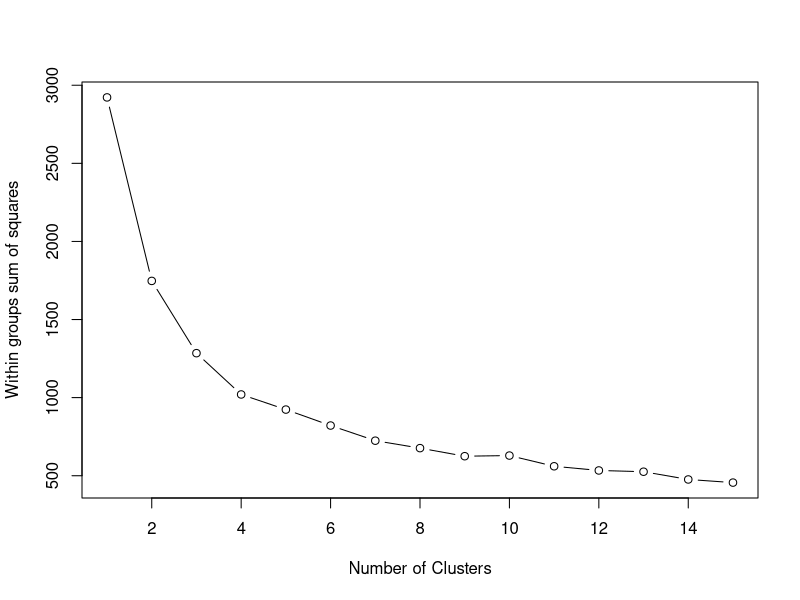
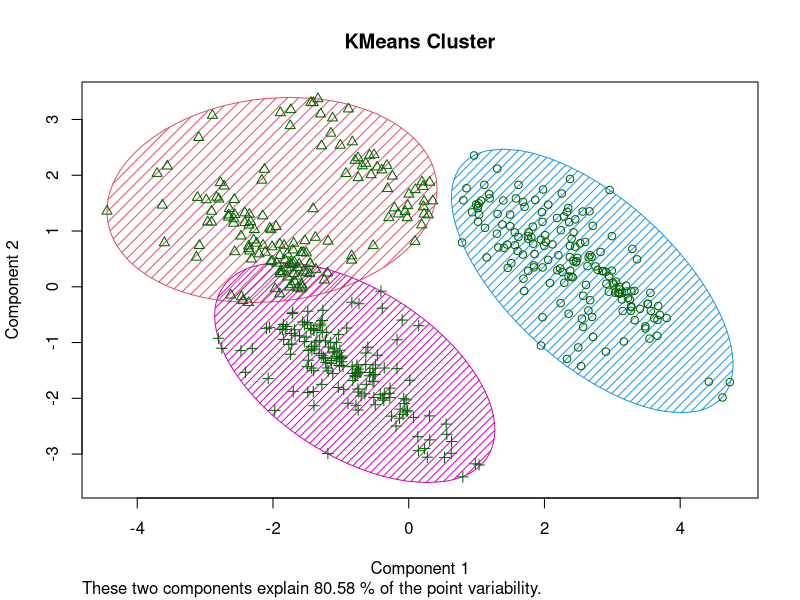
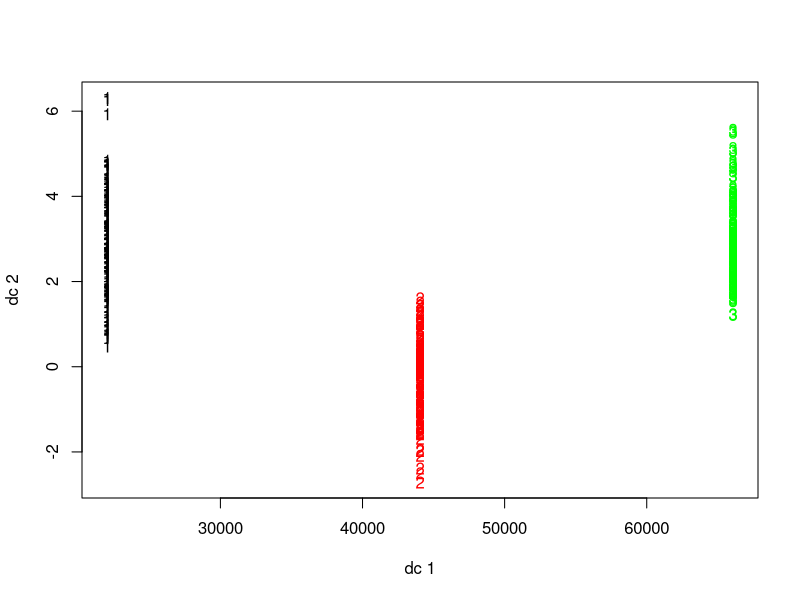

R code for these plots, in order:
setwd("C:/Users/anna.zoechner/OneDrive - Bundesforschungszentrum fuer Wald/Dokumente/GitHub/CrataegusAnalysis/PCA")

crataegus_morph <- read.csv("RearrangedTable.csv", na="NA")

# Create Dataframe from .csv File

# Change next lines depending on if you want to include speal data or not
# Either comment line 10 (exclude sepals) or 14 & 15 (include sepals)

# keep all
df <- crataegus_morph[complete.cases(crataegus_morph), ]

# Exclude data about sepals
df <- crataegus_morph[-c(6:8)]
df <- df[complete.cases(df), ] # deletes NAs

# Create subset with wanted species:
# 3: Laevigata
# 4: Rhipidophylla
# 5: Monogyna

df_sub <- subset(df, samp_target == "3" | samp_target == "4" |samp_target == "5")

# Standardization
df_sub <- scale(df_sub) # standardize variables

# Determine number of clusters
wss <- (nrow(df_sub)-1)*sum(apply(df_sub,2,var))
for (i in 2:15) wss[i] <- sum(kmeans(df_sub,
                                     centers=i)$withinss)
plot(1:15, wss, type="b", xlab="Number of Clusters",
     ylab="Within groups sum of squares")


# K-Means Cluster Analysis
fit <- kmeans(df_sub, 3) # 5 cluster solution
# get cluster means
aggregate(df_sub,by=list(fit$cluster),FUN=mean)
# append cluster assignment
df_sub <- data.frame(df_sub, fit$cluster)

library(cluster)
clusplot(df_sub, fit$cluster, color=TRUE, shade=TRUE,lines=0, main = "KMeans Cluster")

# Centroid Plot against 1st 2 discriminant functions
install.packages("fpc")
library(fpc)
plotcluster(df_sub, fit$cluster)
